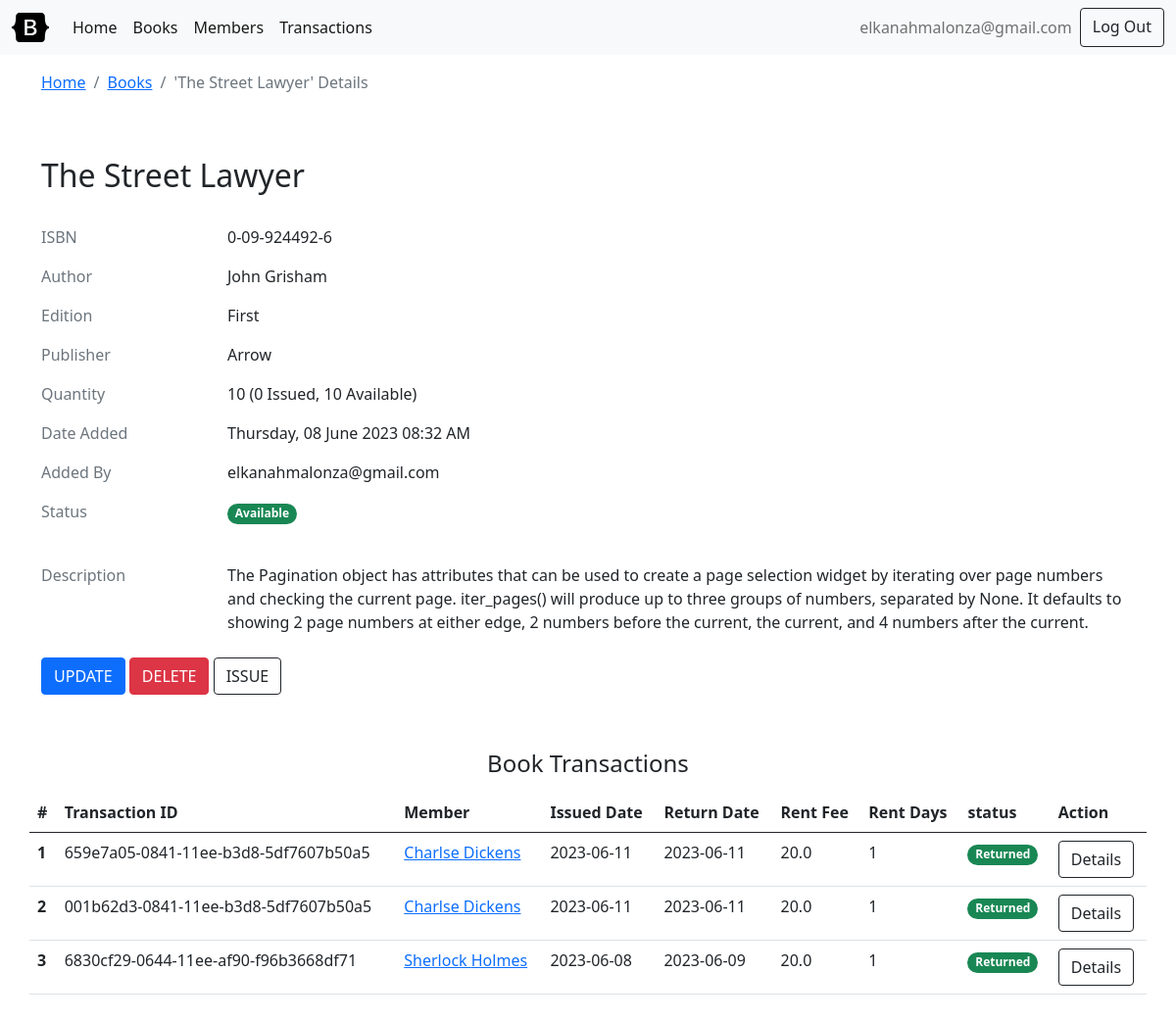
Page /books/9762c10c-05d6-11ee-af90-f96b3668df71/ (signed in) on the committed database.
### library/models.py (models this page shows, shortened)
class User(db.Model):
    uuid = db.Column(db.String(40), primary_key=True, default=str(uuid.uuid1()))
    email = db.Column(db.String(50), nullable=False, index=True, unique=True)
    password = db.Column(db.String, nullable=False)
    date_created = db.Column(db.DateTime, default=dt.datetime.now().astimezone)
    date_modified = db.Column(db.DateTime, onupdate=dt.datetime.now().astimezone)
    members_added = db.relationship(
        "Member",
        backref="user_added_by",
        lazy="dynamic",
        cascade="save-update, merge, refresh-expire, expunge",
        order_by="desc(Member.date_created)",
        foreign_keys="Member.added_by",
    )
    books_added = db.relationship(
        "Book",
        backref="user_added_by",
        lazy="dynamic",
        cascade="save-update, merge, refresh-expire, expunge",
        order_by="desc(Book.date_created)",
        foreign_keys="Book.added_by",
    )
    rent_transactions = db.relationship(
        "Transaction",
        backref="user_rent",
        lazy="dynamic",
        cascade="save-update, merge, refresh-expire, expunge",
        order_by="desc(Transaction.date_created)",
        foreign_keys="Transaction.rented_by",
    )
    returned_transactions = db.relationship(
        "Transaction",
        backref="user_return",
        lazy="dynamic",
        cascade="save-update, merge, refresh-expire, expunge",
        order_by="desc(Transaction.date_created)",
        foreign_keys="Transaction.returned_by",
    )

class Book(db.Model):
    STATUS = ("AVAILABLE", "UNAVAILABLE")
    uuid = db.Column(db.String(40), primary_key=True, default=str(uuid.uuid1()))
    isbn = db.Column(db.String(40), nullable=False, index=True, unique=True)
    name = db.Column(db.String(50), nullable=False, index=True)
    author = db.Column(db.String(50), nullable=False)
    edition = db.Column(db.String(50), nullable=True, default="First")
    publisher = db.Column(db.String(50), nullable=False)
    description = db.Column(db.String, nullable=True)
    quantity = db.Column(db.Integer, default=1)
    date_created = db.Column(db.DateTime, default=dt.datetime.now().astimezone)
    date_modified = db.Column(db.DateTime, onupdate=dt.datetime.now().astimezone)
    added_by = db.Column(db.String(36), db.ForeignKey("user.uuid"))
    transactions = db.relationship(
        "Transaction",
        backref="book_rent",
        lazy="dynamic",
        cascade="save-update, merge, refresh-expire, expunge",
        order_by="desc(Transaction.date_created)",
        foreign_keys="Transaction.book",
    )
    @property
    def status(self):
        if self.number_issued >= self.quantity:
            return "UNAVAILABLE"
        return "AVAILABLE"
    @property
    def number_issued(self):
        number_issued = len(list(self.transactions.filter_by(return_date=None)))
        return number_issued
    @property
    def number_available(self):
        return self.quantity - self.number_issued

class Transaction(db.Model):
    STATUS = ("RENTED", "RETURNED", "OVERDUE", "OVERDUE_NOTPAID", "OVERDUE_PAYED")
    uuid = db.Column(db.String(40), primary_key=True, default=str(uuid.uuid1()))
    rent_date = db.Column(db.DateTime, default=dt.datetime.now().astimezone)
    return_date = db.Column(db.DateTime, nullable=True)
    rate_per_day = db.Column(db.Float, default=20.0)
    rent_paid = db.Column(db.Boolean, default=False)
    date_created = db.Column(db.DateTime, default=dt.datetime.now().astimezone)
    date_modified = db.Column(db.DateTime, onupdate=dt.datetime.now().astimezone)
    book = db.Column(db.String(36), db.ForeignKey("book.uuid"))
    member = db.Column(db.String(36), db.ForeignKey("member.uuid"))
    rented_by = db.Column(db.String(36), db.ForeignKey("user.uuid"))
    returned_by = db.Column(db.String(36), db.ForeignKey("user.uuid"))
    @property
    def rent_fee(self):
        rate_per_day = self.rate_per_day
        rent_date = self.rent_date
        if self.return_date is not None:
            rent_days = self.return_date - rent_date
        else:
            rent_days = dt.datetime.now().astimezone() - rent_date.astimezone()
        if rent_days.days > 0:
            return rent_days.days * rate_per_day
        return rate_per_day
    @property
    def rent_days(self):
        rent_date = self.rent_date
        if self.return_date is not None:
            rent_days = self.return_date - rent_date
        else:
            rent_days = dt.datetime.now().astimezone() - rent_date.astimezone()
        if rent_days.days > 0:
            return rent_days.days
        return 1
    @property
    def status(self):
        if self.return_date is not None:
            return "RETURNED"
        else:
            return "RENTED"

class Member(db.Model):
    STATUS = ("ACTIVE", "INACTIVE", "DEFAULTED")
    uuid = db.Column(db.String(40), primary_key=True, default=str(uuid.uuid1()))
    first_name = db.Column(db.String(50), nullable=False)
    second_name = db.Column(db.String(50), nullable=True)
    id_number = db.Column(db.Integer, nullable=False, index=True, unique=True)
    date_created = db.Column(db.DateTime, default=dt.datetime.now().astimezone)
    date_modified = db.Column(db.DateTime, onupdate=dt.datetime.now().astimezone)
    added_by = db.Column(db.String(36), db.ForeignKey("user.uuid"))
    transactions = db.relationship(
        "Transaction",
        backref="member_rent",
        lazy="dynamic",
        cascade="save-update, merge, refresh-expire, expunge",
        order_by="desc(Transaction.date_created)",
        foreign_keys="Transaction.member",
    )

### library/books/views.py (the view)
class RetrieveBookView(View):
    methods = [
        "GET",
    ]
    decorators = [
        login_required,
    ]
    def _get_item(self, uuid):
        book = Book.query.filter_by(uuid=str(uuid)).one_or_none()
        if book is None:
            return render_template(
                "info.html", title="Error 404", message="Error Book Not Found."
            )
        return book
    def dispatch_request(self, id):
        book = self._get_item(id)
        return render_template(
            "books/book_detail.html", title=f"'{book.name}' Details", item=book
        )

### library/utils.py (called while the page is built)
def before_request(app):
    @app.before_request
    def load_logged_in_user():
        user_id = session.get("user_id")
        if user_id is None:
            g.user = None
        else:
            g.user = User.query.filter_by(uuid=user_id).one_or_none()

def login_required(view):
    @functools.wraps(view)
    def wrapped_view(*args, **kwargs):
        if g.user is None:
            return redirect(url_for("user_login"))
        return view(*args, **kwargs)
    return wrapped_view

### templates/books/book_detail.html (shortened to what this page needs)
{% extends 'base.html' %}
{% block header %}
    <nav aria-label="breadcrumb">
        <ol class="breadcrumb">
            <li class="breadcrumb-item"><a href="{{ url_for('index') }}">Home</a></li>
            <li class="breadcrumb-item"><a href="{{ url_for('books_list') }}">Books</a></li>
            <li class="breadcrumb-item active" aria-current="page">{% block title %}{{title}}{% endblock %}</li>
        </ol>
    </nav>
{% endblock %}
{% block content %}
    <div class="row pt-2 pb-4">
        <article class="blog-post pt-3">
            <h2 class="blog-post-title py-4">{{item.name}}</h2>
            <div class="col-12">
                <div class="row">
                    <p class="col-sm-2 text-muted text-sm-right mb-0 mb-sm-3">ISBN</p>
                    <p class="col-sm-10">{{item.isbn}} </p>
                </div>
                <div class="row">
                    <p class="col-sm-2 text-muted text-sm-right mb-0 mb-sm-3">Author</p>
                    <p class="col-sm-10">{{item.author}}</p>
                </div>
                <div class="row">
                    <p class="col-sm-2 text-muted text-sm-right mb-0 mb-sm-3">Edition</p>
                    <p class="col-sm-10">{{item.edition}}</p>
                </div>
                <div class="row">
                    <p class="col-sm-2 text-muted text-sm-right mb-0 mb-sm-3">Publisher</p>
                    <p class="col-sm-10">{{item.publisher}}</p>
                </div>
                <div class="row">
                    <p class="col-sm-2 text-muted text-sm-right mb-0 mb-sm-3">Quantity</p>
                    <p class="col-sm-10">{{item.quantity}} ({{item.number_issued}} Issued, {{item.number_available}} Available)</p>
                </div>
                <div class="row">
                    <p class="col-sm-2 text-muted text-sm-right mb-0 mb-sm-3">Date Added</p>
                    <p class="col-sm-10">{{item.date_created.strftime('%A, %d %B %Y %I:%M %p')}}</p>
                </div>
                <div class="row">
                    <p class="col-sm-2 text-muted text-sm-right mb-0 mb-sm-3">Added By</p>
                    <p class="col-sm-10">{{item.user_added_by.email}}</p>
                </div>
                <div class="row">
                    <p class="col-sm-2 text-muted text-sm-right mb-0 mb-sm-3">Status</p>
                    <p class="col-sm-10">{% if item.status == "AVAILABLE" %}<span class="badge rounded-pill bg-success">Available</span>{% else %}<span class="badge rounded-pill bg-danger">Unavailable</span>{% endif %}</p>
                </div>
                <div class="row pt-4">
                    <p class="col-sm-2 text-muted text-sm-right mb-0">Description</p>
                    <p class="col-sm-10 mb-0">{{item.description}}</p>
                </div>
            </div>
        </article>
    </div>
    <div class="row mb-4">
        <div class="col-12">
            <a href="{{url_for('books_update', id=item.uuid)}}" class="btn btn-primary">UPDATE</a>
            <a href="{{url_for('books_delete', id=item.uuid)}}" class="btn btn-danger">DELETE</a>
            {% if item.status == "AVAILABLE" %}<a href="{{url_for('books_issue', id=item.uuid)}}" class="btn btn-outline-dark">ISSUE</a>{% endif %}
        </div>
    </div>
    <div class="row py-4">
        <div class="d-flex py-2 justify-content-center">
            <span class="h4">Book Transactions</span>
        </div>
        <table class="table">
            <thead>
                <tr>
                    <th scope="col">#</th>
                    <th scope="col">Transaction ID</th>
                    <th scope="col">Member</th>
                    <th scope="col">Issued Date</th>
                    <th scope="col">Return Date</th>
                    <th scope="col">Rent Fee</th>
                    <th scope="col">Rent Days</th>
                    <th scope="col">status</th>
                    <th scope="col">Action</th>
                </tr>
            </thead>
            <tbody>
            {% for row in item.transactions %}
                <tr>
                    <th scope="row">{{loop.index}}</th>
                    <td>{{row.uuid}}</td>
                    <td><a href="{{url_for('members_retrieve', id=row.member_rent.uuid)}}">{{row.member_rent.first_name}} {{row.member_rent.second_name}}</a></td>
                    <td>{{row.rent_date.strftime('%Y-%m-%d')}}</td>
                    <td>{% if row.return_date %} {{row.return_date.strftime('%Y-%m-%d')}} {% else %} None {% endif %}</td>
                    <td>{{row.rent_fee}}</td>
                    <td>{{row.rent_days}}</td>
                    <td>
                        {% if row.status == "RENTED" %}
                            <span class="badge rounded-pill bg-primary">Issued</span>
                        {% elif row.status == "RETURNED" %}
                            {% if row.rent_paid %}<span class="badge rounded-pill bg-success">Returned</span>{% else %}<span class="badge rounded-pill bg-danger">Not Paid</span>{% endif %}
                        {% else %}
                            <span class="badge rounded-pill bg-dark">{{row.status.title()}}</span>
                        {% endif %}
                    </td>
                    <td>
                        <a href="{{url_for('transactions_retrieve', id=row.uuid)}}" class="btn btn-outline-dark">Details</a>
                    </td>
                </tr>
            {% else %}
                <tr><td class="text-center text-primary" colspan="10">No Data Available</td> </tr>
            {% endfor %}
            </tbody>
        </table>
    </div>
{% endblock %}

### templates/base.html (shortened to what this page needs)
<!doctype html>
<html lang="en">
    <head>
        <link href="{{ url_for('static', filename='bootstrap-5.0.2-dist/css/bootstrap.min.css') }}" rel="stylesheet">
    </head>
    <nav class="navbar navbar-expand-lg navbar-light bg-light">
        <div class="container-fluid">
            <a class="navbar-brand" href="{{ url_for('index') }}">
                <img src="{{ url_for('static', filename='bootstrap-logo-white.svg') }}" width="38" height="30" class="d-inline-block align-top" alt="Bootstrap" loading="lazy" style="filter: invert(1) grayscale(100%) brightness(200%);">
            </a>
            <div class="collapse navbar-collapse" id="navbarSupportedContent">
                <ul class="navbar-nav me-auto mb-2 mb-lg-0">
                    <li class="nav-item">
                        <a class="nav-link active" aria-current="page" href="{{ url_for('index') }}">Home</a>
                    </li>
                    <li class="nav-item">
                        <a class="nav-link active" href="{{ url_for('books_list') }}">Books</a>
                    </li>
                    <li class="nav-item">
                        <a class="nav-link active" href="{{ url_for('members_list') }}">Members</a>
                    </li>
                    <li class="nav-item">
                        <a class="nav-link active" href="{{ url_for('transactions_list') }}">Transactions</a>
                    </li>
                </ul>
                <div class="d-flex">
                {% if g.user %}
                    <ul class="navbar-nav me-auto mb-2 mb-lg-0">
                    <li class="nav-item">
                        <a class="nav-link" aria-current="page" href="#">{{ g.user['email'] }}</a>
                    </li>
                    </ul>
                    <a class="btn btn-outline-dark" href="{{url_for('user_logout')}}">Log Out</a>
                {% else %}
                    <a class="btn btn-outline-dark" href="{{url_for('user_register')}}">Register</a>
                    <a class="btn btn-outline-dark" href="{{url_for('user_login')}}">Log In</a>
                {% endif %}
                </div>
            </div>
        </div>
    </nav>
    <content>
        <section class="container">
            <header class="pt-3">
                {% block header %}{% endblock %}
            </header>
            {% block content %}{% endblock %}
        </section>
    </content>
    </html>

### rows in the picture
User: user.email "elkanahmalonza@gmail.com", user_added_by.email "elkanahmalonza@gmail.com"
Book: name "The Street Lawyer", isbn "0-09-924492-6", author "John Grisham", edition "First", publisher "Arrow", quantity "10", number_available "10", date_created "Thursday, 08 June 2023 08:32 AM", description "The Pagination object has attributes that can be used to create a page selection widget by iterating over page numbers and checking the current page. iter_pages() will produce up to three groups of numbers, separated by None. It defaults to showing 2 page numbers at either edge, 2 numbers before the current, the current, and 4 numbers after the current."
Transaction: uuid "659e7a05-0841-11ee-b3d8-5df7607b50a5", member_rent.first_name "Charlse", member_rent.second_name "Dickens", rent_date "2023-06-11", return_date "2023-06-11", rent_fee "20.0", rent_days "1", rent_paid "Returned"
Transaction: uuid "001b62d3-0841-11ee-b3d8-5df7607b50a5", member_rent.first_name "Charlse", member_rent.second_name "Dickens", rent_date "2023-06-11", return_date "2023-06-11", rent_fee "20.0", rent_days "1", rent_paid "Returned"
Transaction: uuid "6830cf29-0644-11ee-af90-f96b3668df71", member_rent.first_name "Sherlock", member_rent.second_name "Holmes", rent_date "2023-06-08", return_date "2023-06-09", rent_fee "20.0", rent_days "1", rent_paid "Returned"

### other values in the picture
{{ title }} "'The Street Lawyer' Details"
{{ item.number_issued }} "0"
